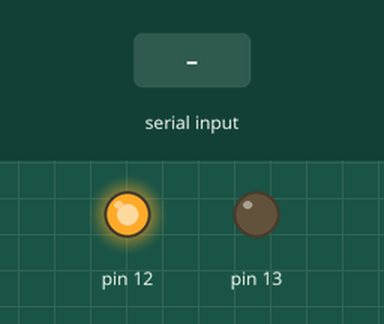
Bench run of a sketch on a simulated Arduino Uno, built with avr-gcc and run on an emulated ATmega328P. Shown: output pins drawn as LEDs (lit = HIGH). The inputs (shaded band) are chosen by the test bench.

Above: at 1.2 s.
1.3 s: "1" received over Serial
At 1.9 s:
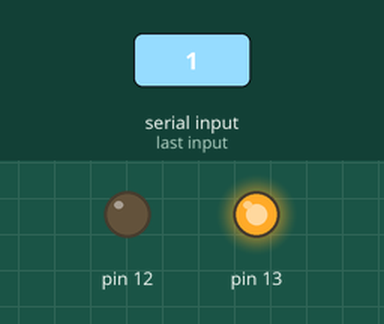
2.8 s: "0" received over Serial
At 4.2 s:
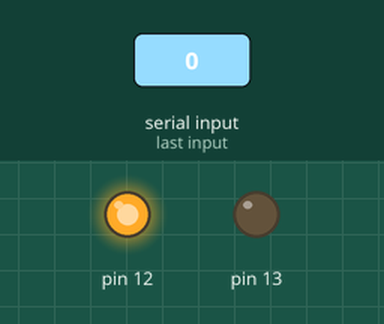
Timing chart, 0 to 5.8 s (numbered marks = the images above; inputs shaded):
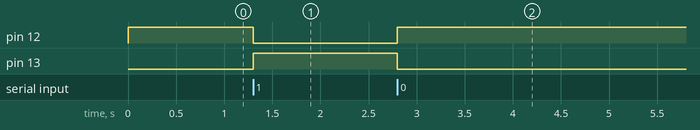

The sketch:

serial_code.ino
```cpp
bool status = false;  // Variable to track LED state

void setup() {
    pinMode(13, OUTPUT);
    pinMode(12, OUTPUT);
    Serial.begin(9600);
}

void loop() {
    if (Serial.available() > 0) {
        char received = Serial.read();
        if (received == '1') {
            status = true;
        } else if (received == '0') {
            status = false;
        }
    }

    // Properly update both LEDs
    digitalWrite(13, status ? HIGH : LOW);
    digitalWrite(12, status ? LOW : HIGH);
}
```

Measured:
- after the input at 1.3 s, pin 12: HIGH → LOW at once; pin 13: LOW → HIGH at once
- after the input at 2.8 s, pin 12: LOW → HIGH at once; pin 13: HIGH → LOW at once
